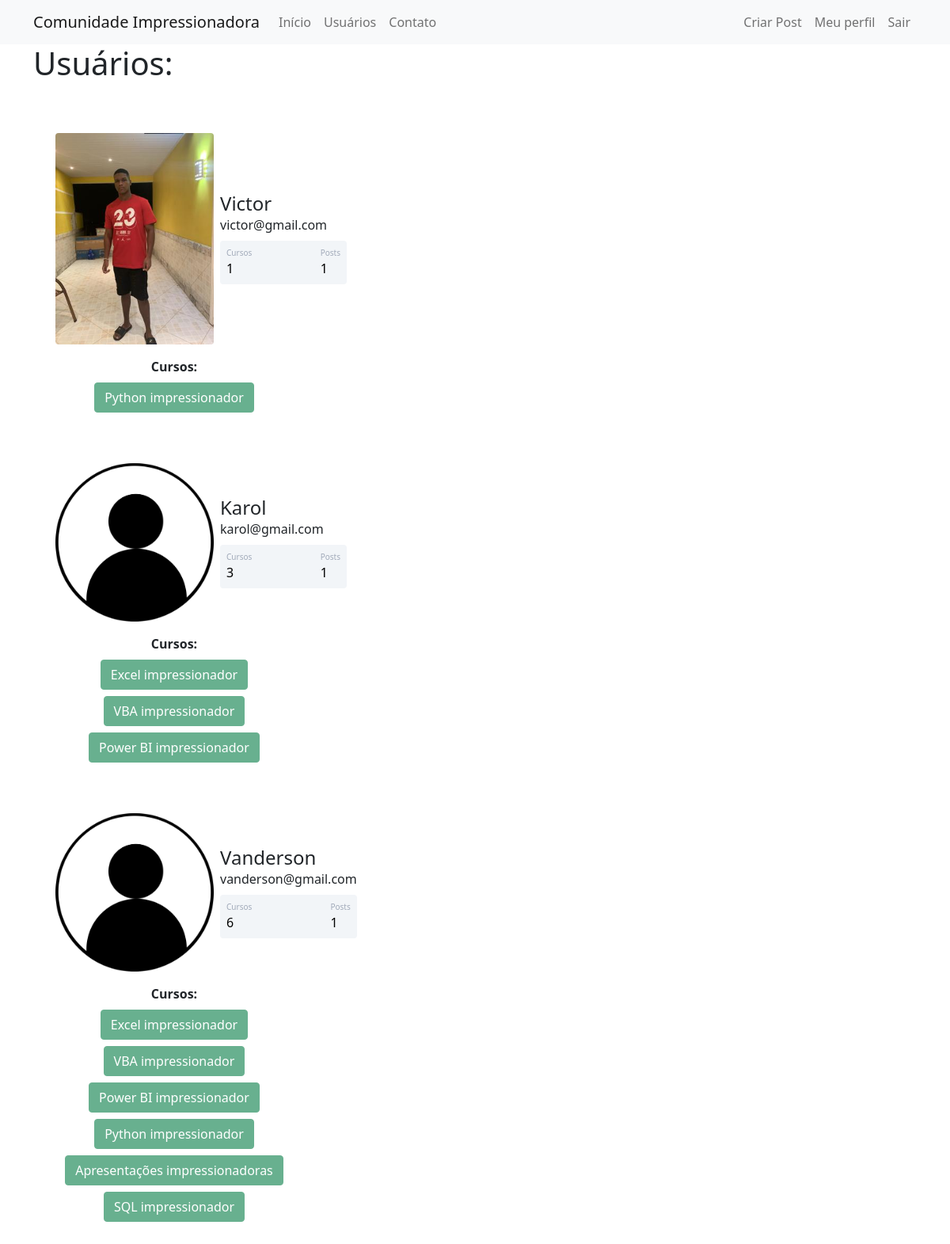
The app's page /usuarios (signed in) with its own data.
### comunidadeimpressionadora/models.py (models this page shows)
class Usuario(database.Model, UserMixin):
    id = database.Column(database.Integer, primary_key=True)
    username = database.Column(database.String, nullable=False)
    email = database.Column(database.String, nullable=False, unique=True)
    senha = database.Column(database.String, nullable=False)
    foto_perfil = database.Column(database.String, default='default.jpg')
    posts = database.relationship('Post', backref='autor', lazy=True)
    cursos = database.Column(database.String, nullable=False, default='Não informado')
    def contar_posts(self):
        return len(self.posts)

### comunidadeimpressionadora/routes.py (the view)
@app.route('/usuarios')
@login_required
def usuarios():
    lista_usuarios = Usuario.query.all()
    return render_template('usuarios.html', lista_usuarios=lista_usuarios)

### comunidadeimpressionadora/models.py (called while the page is built)
@login_manager.user_loader
def load_usuario(id_usuario):
    return Usuario.query.get(int(id_usuario))

### comunidadeimpressionadora/templates/usuarios.html (shortened to what this page needs)
{% extends 'base.html' %}
{% block body %}
        <div class="container">
            <h1>Usuários:</h1>
            {% for usuario in lista_usuarios %}
                 <div class="container mt-5 d-flex justify-content-left">
                    <div class="card p-3">
                        <div class="d-flex align-items-center">
                            <div class="image pe-2">
                                <img src="{{ url_for('static', filename='fotos_perfil/{}'.format(usuario.foto_perfil)) }}" class="rounded" width="200">
                            </div>
                            <div class="ml-3 w-100">
                                <h4 class="mb-0 mt-0">{{ usuario.username }}</h4>
                                <span>{{ usuario.email }}</span>
                                <div class="p-2 mt-2 bg-primary d-flex justify-content-between rounded text-white stats">
                                        {% if 'Não informado' in usuario.cursos %}
                                             <div class="d-flex flex-column">
                                                <span class="articles">Cursos</span>
                                                <span class="number1">0</span>
                                             </div>
                                        {% else %}
                                            <div class="d-flex flex-column">
                                                <span class="articles">Cursos</span>
                                                <span class="number1">{{ usuario.cursos.count(';') + 1 }}</span>
                                            </div>
                                        {% endif %}
                                    <div class="d-flex flex-column">
                                        <span class="rating">Posts</span>
                                        <span class="number3">{{ usuario.contar_posts() }}</span>
                                    </div>
                                </div>
                            </div>
                        </div>
                    </div>
                </div>
                <div class="row justify-content-left">
                    <div class="col col-4" style="text-align: center">
                        <strong>Cursos:</strong><br>
                        {% for curso in usuario.cursos.split(';') %}
                            <button type="button" class="btn btn-success mt-2" disabled>{{ curso }}</button>
                        {% endfor %}
                    </div>
                </div>
            {% endfor %}
        </div>
{% endblock %}

### comunidadeimpressionadora/static/main.css (style rules this page uses)
.card { width: 400px; border: none; border-radius: 10px; background-color: #fff; }
.stats { background: #f2f5f8 !important; color: #000 !important; }
.articles { font-size:10px; color: #a1aab9; }
.number1 { font-weight:500; }
.rating { font-size:10px; color: #a1aab9; }
.number3 { font-weight:500; }

### records on screen
Usuario: foto_perfil (picture), username "Victor", email "victor@gmail.com", cursos "1", contar_posts "1", cursos "Python impressionador"
Usuario: foto_perfil (placeholder picture), username "Karol", email "karol@gmail.com", cursos "3", contar_posts "1", curso "Excel impressionador" "VBA impressionador" "Power BI impressionador"
Usuario: foto_perfil (placeholder picture), username "Vanderson", email "vanderson@gmail.com", cursos "6", contar_posts "1", curso "Excel impressionador" "VBA impressionador" "Power BI impressionador" "Python impressionador" "Apresentações impressionadoras" "SQL impressionador"
